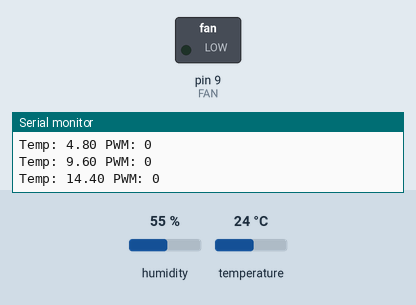
Simulated run of this sketch. Board: Arduino Uno, built with avr-gcc and run on an emulated ATmega328P. On the bench: switched loads named in the sketch (green lamp = pin HIGH), the last lines printed to the serial monitor. The test bench sets the inputs (shaded band); at power-on: temperature 24 °C, humidity 55 %.

Above: at 2.8 s.
2.9 s: temperature set to 33 °C
8.5 s: temperature set to 38 °C
14.5 s: temperature set to 41 °C
At 19.6 s:
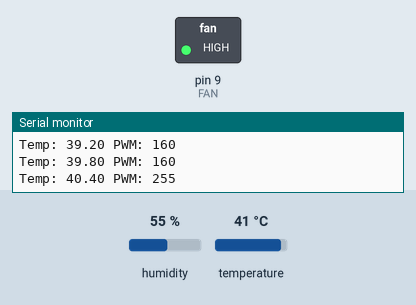
20.5 s: temperature set to 28 °C
At 23.7 s:
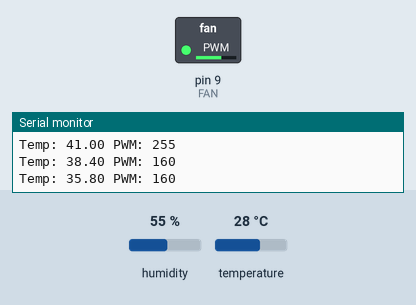
26.5 s: temperature set to 31 °C
At 31.8 s:
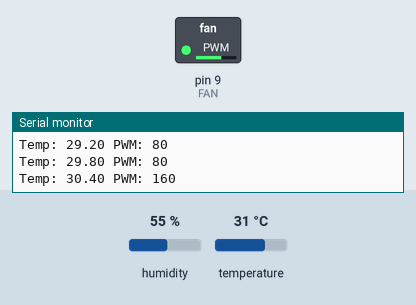
Timing chart, 0 to 33.3 s (numbered marks = the images above; inputs shaded):
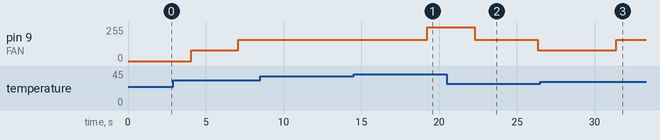

The sketch:

temperature_fan.ino
```cpp
#include <DHT.h>

#define DHTPIN 2
#define DHTTYPE DHT11
#define FAN 9

DHT dht(DHTPIN, DHTTYPE);

float buffer[5];
int indexx = 0;

float movingAverage(float val){
  buffer[indexx++] = val;
  if(indexx == 5) indexx = 0;

  float sum = 0;
  for(int i=0;i<5;i++)
    sum += buffer[i];

  return sum/5;
}

int mapTemp(float t){
  if(t < 20) return 0;
  else if(t < 30) return 80;
  else if(t < 40) return 160;
  else return 255;
}

void setup(){
  pinMode(FAN, OUTPUT);
  Serial.begin(9600);
  dht.begin();
}

void loop(){
  float temp = dht.readTemperature();
  float filtered = movingAverage(temp);
  int pwm = mapTemp(filtered);

  analogWrite(FAN, pwm);

  Serial.print("Temp: ");
  Serial.print(filtered);
  Serial.print(" PWM: ");
  Serial.println(pwm);

  delay(1000);
}
```

Measured:
- the behaviour switches between 39 and 40 °C on temperature (found by bisection; images 0 and 1)
- after the input at 14.5 s, pin 9 (FAN): 160/255 → 255/255 after 4.7 s
- after the input at 20.5 s, pin 9 (FAN): 255/255 → 160/255 after 1.8 s, → 80/255 4.0 s later
- after the input at 26.5 s, pin 9 (FAN): 80/255 → 160/255 after 4.9 s
